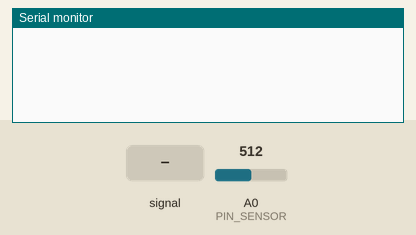
This sketch was run on a simulated Arduino Uno, built with avr-gcc and run on an emulated ATmega328P. Parts: the last lines printed to the serial monitor. The inputs (shaded band) are chosen by the test bench; at power-on: A0 (PIN_SENSOR) = 512.

Above: at 1.2 s.
1.3 s: A0 (PIN_SENSOR) fed a 200 Hz sine of ±255 counts around its level
At 2.0 s:
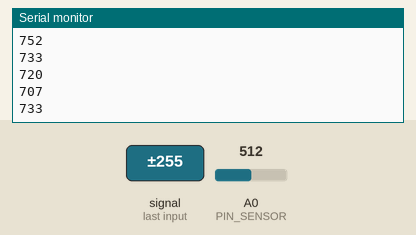
2.8 s: A0 (PIN_SENSOR) set to 306
At 3.7 s:
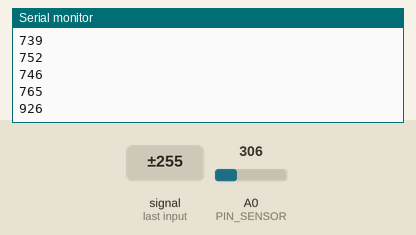
4.3 s: A0 (PIN_SENSOR) set to 710
At 11.74 s:
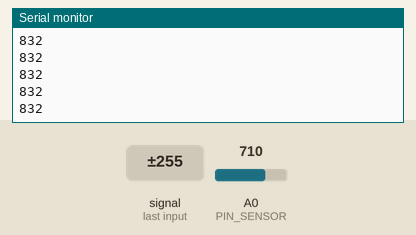
Timing chart, 0 to 11.8 s (numbered marks = the images above; inputs shaded):
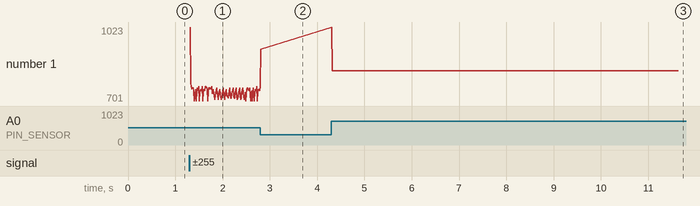

Measured:
- after the input at 1.3 s, the serial monitor: prints a new line at once (image 1)
- after the input at 2.8 s, the serial monitor: prints a new line at once (image 2)
- after the input at 4.3 s, the serial monitor: prints a new line at once (image 3)
- plotted number 1: 765 → 926 after the input at 2.8 s, 926 → 832 after the input at 4.3 s

The sketch:

bass.ino
```cpp
// (licence header left out)
#define PIN_SENSOR A0
#define SAMPLES 20
#define LOWPASSFILTER_TAP_NUM 25

typedef struct {
  double history[LOWPASSFILTER_TAP_NUM];
  unsigned int last_index;
} LowPassFilter;

static double filter_taps[LOWPASSFILTER_TAP_NUM] = {
  0.008343267095683986,
  0.007149583224306668,
  0.0014492517668356205,
  -0.01331060569409418,
  -0.0345042249128654,
  -0.053675798671946655,
  -0.05866861647110748,
  -0.03857434732652084,
  0.01033141819616749,
  0.08087666209830395,
  0.15569629640166371,
  0.2128725965553248,
  0.23427451265344562,
  0.2128725965553248,
  0.15569629640166371,
  0.08087666209830395,
  0.01033141819616749,
  -0.03857434732652084,
  -0.05866861647110748,
  -0.053675798671946655,
  -0.0345042249128654,
  -0.01331060569409418,
  0.0014492517668356205,
  0.007149583224306668,
  0.008343267095683986
};

void LowPassFilter_init(LowPassFilter* f) {
  int i;
  for(i = 0; i < LOWPASSFILTER_TAP_NUM; ++i)
    f->history[i] = 0;
  f->last_index = 0;
}

void LowPassFilter_put(LowPassFilter* f, double input) {
  f->history[f->last_index++] = input;
  if(f->last_index == LOWPASSFILTER_TAP_NUM)
    f->last_index = 0;
}

double LowPassFilter_get(LowPassFilter* f) {
  double acc = 0;
  int index = f->last_index, i;
  for(i = 0; i < LOWPASSFILTER_TAP_NUM; ++i) {
    index = index != 0 ? index-1 : LOWPASSFILTER_TAP_NUM-1;
    acc += f->history[index] * filter_taps[i];
  };
  return acc;
}

LowPassFilter* filter;

int index = 0;
int maxpeak = 0 ;
int minPeak = 1023;

void setup() {
  //pinMode(PIN_SENSOR, INPUT);

  filter = new LowPassFilter();
  LowPassFilter_init(filter);

  Serial.begin(9600);
}

void loop() {
  int peak = 0;

  for(int k = 0; k < SAMPLES; k++) {
    int val = analogRead(PIN_SENSOR);
    LowPassFilter_put(filter, val);

    int filtered = LowPassFilter_get(filter);
    peak = max(peak, filtered);
  }

  maxpeak = max(maxpeak, peak);
  minPeak = min(minPeak, peak);

  index++;

  if(index == 1000){
    maxpeak = 0;
    minPeak = 1023;
  }

  int lvl = map(peak, minPeak, maxpeak, 0, 1023);

  if (700 < lvl)
    Serial.println(lvl);
}
```
